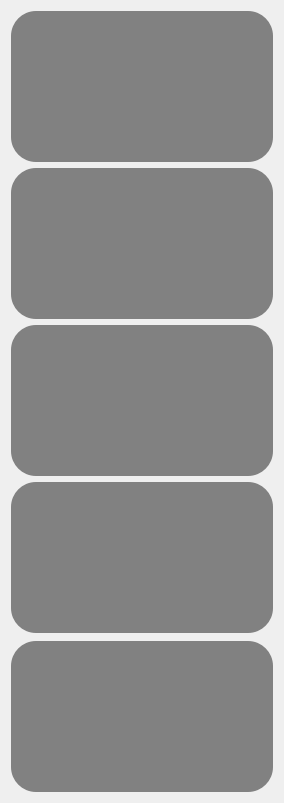
               <widget class="QWidget" name="scrollAreaWidgetContents_6">
                <property name="geometry">
                 <rect>
                  <x>0</x>
                  <y>0</y>
                  <width>284</width>
                  <height>803</height>
                 </rect>
                </property>
                <layout class="QVBoxLayout" name="verticalLayout_6">
                 <item>
                  <widget class="QWidget" name="widget_33" native="true">
                   <property name="minimumSize">
                    <size>
                     <width>0</width>
                     <height>151</height>
                    </size>
                   </property>
                   <property name="maximumSize">
                    <size>
                     <width>16777215</width>
                     <height>151</height>
                    </size>
                   </property>
                   <property name="styleSheet">
                    <string notr="true">background-color: rgb(129, 129, 129);
border-radius: 25px;</string>
                   </property>
                  </widget>
                 </item>
                 <item>
                  <widget class="QWidget" name="widget_34" native="true">
                   <property name="minimumSize">
                    <size>
                     <width>0</width>
                     <height>151</height>
                    </size>
                   </property>
                   <property name="maximumSize">
                    <size>
                     <width>16777215</width>
                     <height>151</height>
                    </size>
                   </property>
                   <property name="styleSheet">
                    <string notr="true">background-color: rgb(129, 129, 129);
border-radius: 25px;</string>
                   </property>
                  </widget>
                 </item>
                 <item>
                  <widget class="QWidget" name="widget_35" native="true">
                   <property name="minimumSize">
                    <size>
                     <width>0</width>
                     <height>151</height>
                    </size>
                   </property>
                   <property name="maximumSize">
                    <size>
                     <width>16777215</width>
                     <height>151</height>
                    </size>
                   </property>
                   <property name="styleSheet">
                    <string notr="true">background-color: rgb(129, 129, 129);
border-radius: 25px;</string>
                   </property>
                  </widget>
                 </item>
                 <item>
                  <widget class="QWidget" name="widget_36" native="true">
                   <property name="minimumSize">
                    <size>
                     <width>0</width>
                     <height>151</height>
                    </size>
                   </property>
                   <property name="maximumSize">
                    <size>
                     <width>16777215</width>
                     <height>151</height>
                    </size>
                   </property>
                   <property name="styleSheet">
                    <string notr="true">background-color: rgb(129, 129, 129);
border-radius: 25px;</string>
                   </property>
                  </widget>
                 </item>
                 <item>
                  <spacer name="verticalSpacer_4">
                   <property name="orientation">
                    <enum>Qt::Vertical</enum>
                   </property>
                   <property name="sizeHint" stdset="0">
                    <size>
                     <width>20</width>
                     <height>40</height>
                    </size>
                   </property>
                  </spacer>
                 </item>
                 <item>
                  <widget class="QWidget" name="widget_37" native="true">
                   <property name="minimumSize">
                    <size>
                     <width>0</width>
                     <height>151</height>
                    </size>
                   </property>
                   <property name="maximumSize">
                    <size>
                     <width>16777215</width>
                     <height>151</height>
                    </size>
                   </property>
                   <property name="styleSheet">
                    <string notr="true">background-color: rgb(129, 129, 129);
border-radius: 25px;</string>
                   </property>
                  </widget>
                 </item>
                </layout>
               </widget>
